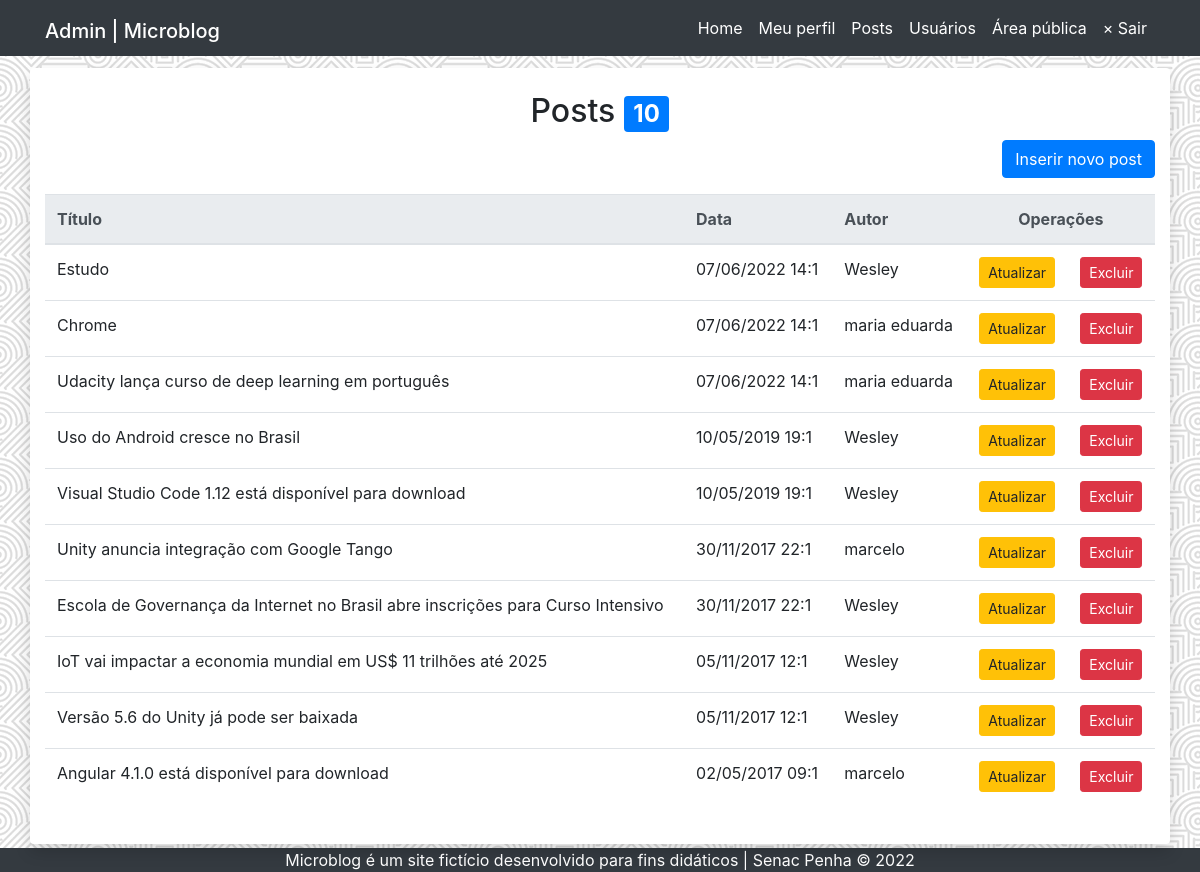
Screenshot of /admin/posts.php (signed in) with the database file from the repository.
### tables this page shows
CREATE TABLE `posts` (
  `id` smallint(6) NOT NULL,
  `data` datetime NOT NULL DEFAULT current_timestamp(),
  `titulo` varchar(100) NOT NULL,
  `texto` text NOT NULL,
  `resumo` text NOT NULL,
  `imagem` varchar(40) NOT NULL,
  `usuario_id` smallint(6) NOT NULL
);

CREATE TABLE `usuarios` (
  `id` smallint(6) NOT NULL,
  `nome` varchar(45) NOT NULL,
  `email` varchar(40) NOT NULL,
  `senha` varchar(255) NOT NULL,
  `tipo` enum('admin','editor') NOT NULL
);

### inc/funcoes-posts.php (called while the page is built, shortened)
<?php
function lerPosts(mysqli $conexao, int $idUsuarioLogado, string $tipoUsuarioLogado):array {
    if ($tipoUsuarioLogado == 'admin') {
        $sql = "SELECT posts.id, posts.titulo, posts.data, usuarios.nome AS autor FROM posts INNER JOIN usuarios
        ON posts.usuario_id = usuarios.id ORDER BY data DESC";
    } else {
        $sql = "SELECT id, titulo, data FROM posts WHERE usuario_id = $idUsuarioLogado ORDER BY data DESC";
    }
    $resultado = mysqli_query($conexao,$sql) or die(mysqli_error($conexao));
    $posts = [];
    while($post = mysqli_fetch_assoc($resultado)){
        array_push($posts, $post);
    }
    return $posts;
}
function formataData(string $data):string{
    return date("d/m/Y H:1", strtotime($data));
}

### admin/posts.php (the view)
<?php
require "../inc/cabecalho-admin.php";
require "../inc/funcoes-posts.php";
$idUsuarioLogado = $_SESSION['id'];
$tipoUsuarioLogado = $_SESSION['tipo'];
$posts = lerPosts($conexao, $idUsuarioLogado, $tipoUsuarioLogado);
$quantidade = count($posts);
?>
<div class="row">
  <article class="col-12 bg-white rounded shadow my-1 py-4">
    <h2 class="text-center">Posts <span class="badge badge-primary"><?=$quantidade?></span></h2>
    <p class="lead text-right">
      <a class="btn btn-primary" href="post-insere.php">Inserir novo post</a>
    </p>
    <div class="table-responsive">
      <table class="table table-hover">
        <thead class="thead-light">
          <tr>
            <th>Título</th>
            <th>Data</th>
            <?php if($tipoUsuarioLogado == 'admin'){ ?>
            <th>Autor</th>
            <?php } ?>
            <th colspan="2" class="text-center">Operações</th>
          </tr>
        </thead>
        <tbody>
  <?php foreach($posts as $post) { ?>
          <tr>
            <td> <?=$post['titulo']?> </td>
            <td> <?=formataData($post['data'])?></td>
            <?php if($tipoUsuarioLogado == 'admin'){ ?>
            <td> <?=$post['autor']?> </td>
            <?php } ?>
            <td class="text-center">
              <a class="btn btn-warning btn-sm"
              href="post-atualiza.php?id=<?=$post['id']?>">
                  Atualizar
              </a>
            </td>
            <td class="text-center">
              <a class="btn btn-danger btn-sm excluir"
              href="post-exclui.php?id=<?=$post['id']?>">
                  Excluir
              </a>
            </td>
          </tr>
<?php } ?>
        </tbody>
      </table>
    </div>
  </article>
</div>
<?php require "../inc/rodape-admin.php"; ?>

### css/style.css (style rules this page uses)
body { display: flex; min-height: 100vh; flex-direction: column; background-image: url(../imagens/textura.png); background-attachment: fixed; }

### rows the page displays
posts: titulo "Estudo", data "07/06/2022 14:1", usuario.nome "Wesley"
posts: titulo "Chrome", data "07/06/2022 14:1", usuario.nome "maria eduarda"
posts: titulo "Udacity lança curso de deep learning em português", data "07/06/2022 14:1", usuario.nome "maria eduarda"
posts: titulo "Uso do Android cresce no Brasil", data "10/05/2019 19:1", usuario.nome "Wesley"
posts: titulo "Visual Studio Code 1.12 está disponível para download", data "10/05/2019 19:1", usuario.nome "Wesley"
posts: titulo "Unity anuncia integração com Google Tango", data "30/11/2017 22:1", usuario.nome "marcelo"
posts: titulo "Escola de Governança da Internet no Brasil abre inscrições para Curso Intensivo", data "30/11/2017 22:1", usuario.nome "Wesley"
posts: titulo "IoT vai impactar a economia mundial em US$ 11 trilhões até 2025", data "05/11/2017 12:1", usuario.nome "Wesley"
posts: titulo "Versão 5.6 do Unity já pode ser baixada", data "05/11/2017 12:1", usuario.nome "Wesley"
posts: titulo "Angular 4.1.0 está disponível para download", data "02/05/2017 09:1", usuario.nome "marcelo"

### other values shown
$quantidade "10"
